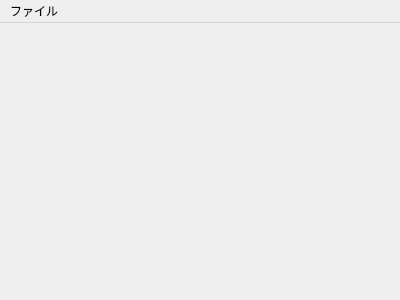
<?xml version="1.0" encoding="UTF-8"?>
<ui version="4.0">
 <class>MainWindow</class>
 <widget class="QMainWindow" name="MainWindow">
  <property name="geometry">
   <rect>
    <x>0</x>
    <y>0</y>
    <width>400</width>
    <height>300</height>
   </rect>
  </property>
  <property name="sizePolicy">
   <sizepolicy hsizetype="Preferred" vsizetype="Preferred">
    <horstretch>0</horstretch>
    <verstretch>0</verstretch>
   </sizepolicy>
  </property>
  <property name="windowTitle">
   <string>MainWindow</string>
  </property>
  <widget class="QWidget" name="centralWidget"/>
  <widget class="QMenuBar" name="menuBar">
   <property name="geometry">
    <rect>
     <x>0</x>
     <y>0</y>
     <width>400</width>
     <height>17</height>
    </rect>
   </property>
   <widget class="QMenu" name="menu">
    <property name="title">
     <string>ファイル</string>
    </property>
    <addaction name="action"/>
    <addaction name="separator"/>
    <addaction name="action_3"/>
   </widget>
   <addaction name="menu"/>
  </widget>
  <action name="action">
   <property name="text">
    <string>開く</string>
   </property>
  </action>
  <action name="action_3">
   <property name="text">
    <string>終了</string>
   </property>
  </action>
 </widget>
 <layoutdefault spacing="6" margin="11"/>
 <resources/>
 <connections/>
</ui>
